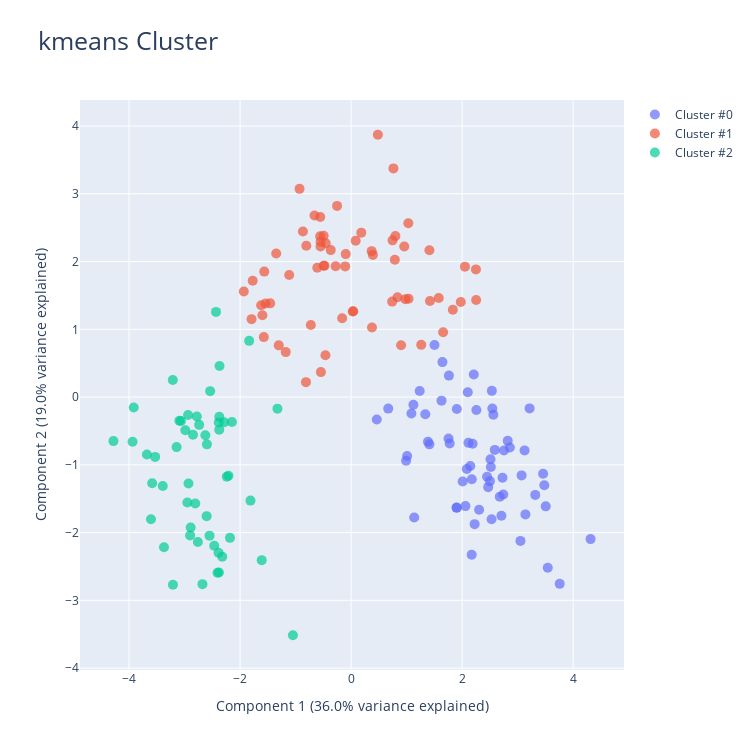

The cell this chart's notebook holds for it:
### Markdown cell above
## Using Plotly

### Code cell
dd.cluster(df, target=target, viz_backend="plotly")
